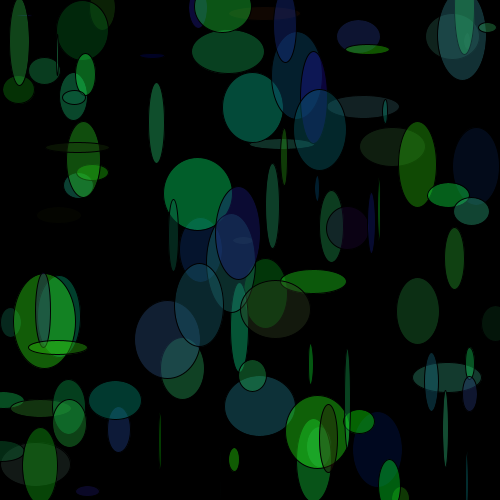
Frame 1 (no input)
Frame 60 (the mouse pressed at the canvas centre just before this capture): identical to frame 1, image omitted
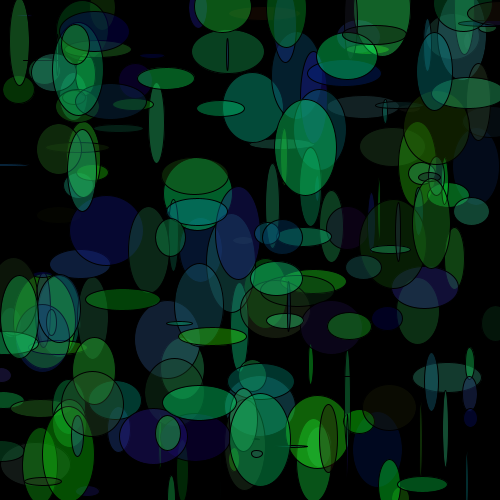
Frame 120 (the mouse held since frame 60 and released just before this capture)

The Processing sketch that drew these frames (run headless with seeded random() and noise(); from frame 60 on, the mouse is pressed at the canvas centre):

// Processing sketch: processing_75603
// ── processing_75603.pde

// Alex Lim, CP1 mods 4/5, A Hundred Random Shapes
//www.dizbalex.webs.com
int d = 1;
float a = 0;
float b = 0;
float c = 0;
void setup()
{
  size (500, 500);
  background (0);
  frameRate (20);
}
void draw()
{
  while (d<=100)
  {
    a = random (0, 50);
    b = random (255);
    c = random (150);
    fill (a, b, c, 100);
    ellipse (random (501), random (501), random (75), random (100));
    d++;
  }
}
void mousePressed()
{
  d = 1;
  background (random(255));
  ellipse (random(255), random(255), random(255), random(255));
}
